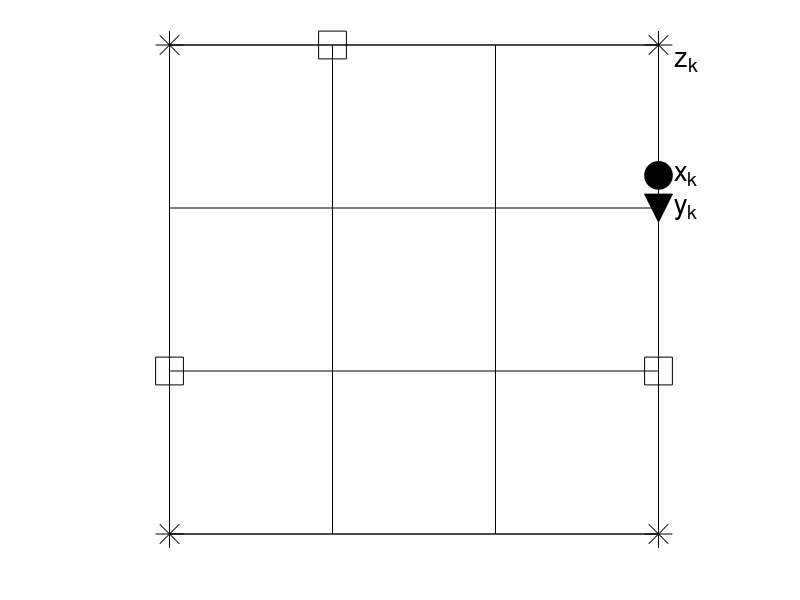

Write MATLAB code to recreate this figure.
clear all
close all
clc

X=[];
N=4;

for ii=1:N
    for jj=1:N
        X=[X [ii;jj]];
    end
end

corners=[1 1 N N;1 N 1 N];
xi=[1 N 2; 2 2 N];
xk=[N 3.2];
yk=[N 3];
zk=[N N];
%plot(X(1,:),X(2,:),'ks','markersize',20)
plot(corners(1,:),corners(2,:),'k*','markersize',20)
hold on
plot(xi(1,:),xi(2,:),'ks','markersize',20)
plot(xk(1),xk(2),'ko','markersize',20,'markerfacecolor','k')
text(xk(1)+0.1,xk(2),'x_k','fontsize',20)
plot(yk(1),yk(2),'kv','markersize',20,'markerfacecolor','k')
text(yk(1)+0.1,yk(2),'y_k','fontsize',20)
text(zk(1)+0.1,zk(2)-0.1,'z_k','fontsize',20)
hold on
%plot(N,1.8,'k*','markersize',20)
%text(N+0.2,1.7,'x','fontsize',30)
%plot(1.5,1.5,'k*','markersize',10)
%text(N+0.2,2.1,'x_q','fontsize',30)
%text(N,2,'x_q','fontsize',10)
axis square
for ii=1:N
plot(1:N,(1:N)*0+ii,'k-');
hold on
plot((1:N)*0+ii,(1:N),'k-');
end
set(gca,'YTick',[])
set(gca,'XTick',[])
%h = text(1.6,1.8, '\delta_N','fontsize',50);
%set(h, 'rotation', 45);

%text(1.75,1.5,'\delta_{L^n}','fontsize',N0)
%annotation('doublearrow',[.N2 .55],[0.N2 0.55])